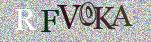

This chart was generated by the following Python code:
import base64
import random
import string
import os
import uuid
from io import BytesIO

from PIL import Image, ImageDraw, ImageFont

FONT_PATH = os.path.join(os.path.dirname(__file__), 'fonts')

# 生成随机字符
def random_char():
    # return random.sample(
        # string.ascii_uppercase + string.ascii_uppercase + '3456789', 4)
    return random.choice(string.ascii_uppercase + string.ascii_uppercase + '23456789')
def random_bg_color():
    return random.randint(126, 255), random.randint(126, 255), random.randint(126, 255)

def random_font_color():
    return random.randint(10, 66), random.randint(10, 66), random.randint(10, 66)


# 创建一个字体对象
def random_font(min_size=28, max_size=34, rnd=True):
    fonts = []
    for font in ['Arial.ttf', 'Georgia.ttf', 'actionj.ttf']:
        fonts.append(os.path.join(FONT_PATH, font))

    print(fonts)
    font_type = fonts[random.randint(0, len(fonts)-1)]
    font_size = (max_size + min_size) >> 1
    if rnd:
        font_size = random.randint(min_size, max_size)
    return ImageFont.truetype(font_type, font_size, encoding='utf-8')

def create_verify(max_size=34, length=4):
    left_space, top_space = int(max_size >> 1), int(max_size >> 2)
    width, height = max_size * length + left_space * 2, max_size + top_space
    print(width, height)
    """ 创建图片 """
    #创建一个图片数据
    img = Image.new('RGB', (width, height))
    # 为图片分配存储空间和并加载像素数据
    pixs = img.load()
    #绘制图像
    draw = ImageDraw.Draw(img)
    for x in range(width):
        for y in range(height):
            pixs[x, y] = random_bg_color()

    ret_code = ''
    last_right = 0
    # 将文字吸入到图片中去
    for i in range(length):
        char = random_char()
        ret_code += char
        font = random_font(min_size=max_size - 6, max_size=max_size, rnd=True)
        font_width, font_height = font.getsize(char)
        if i == 0:
            last_right = left_space + ((max_size - font_width) >> 1) \
                         + font_width
            draw.text(((left_space + (max_size - font_width) >> 1),
                      top_space - random.randint(6,12)),
                      char, file=random_font_color, font=font)
        else:
            offset = random.randint(1, 6)
            draw.text((last_right - offset, top_space - random.randint(6, 12)), char,
                      fill=random_font_color(), font=font)
            last_right += (font_width - offset)

    del draw
    region = (0, 0, max(last_right + left_space, 100 + left_space), height)
    # 裁剪图片
    crop_img = img.crop(region)

    #将图片写入二进制缓存中
    buffered = BytesIO()
    crop_img.save(buffered, format='JPEG')
    # 图片的随机编码，图片对应的问题，已经图片
    return uuid.uuid4().__str__(), ret_code, buffered.getvalue()
